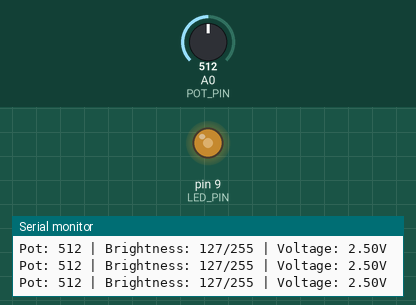
Bench run of a sketch on a simulated Arduino Uno, built with avr-gcc and run on an emulated ATmega328P. Parts: output pins drawn as LEDs (lit = HIGH), the last lines printed to the serial monitor. The test bench sets the inputs (shaded band); at power-on: A0 (POT_PIN) = 512.

Above: at 1.2 s.
1.3 s: A0 (POT_PIN) set to 410
At 2.2 s:
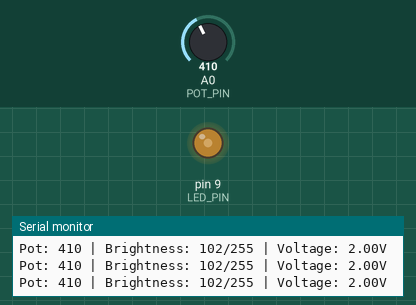
4.3 s: A0 (POT_PIN) set to 387
At 4.6 s:
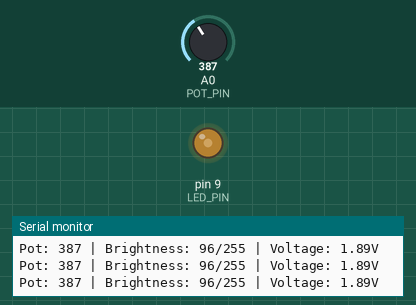
7.3 s: A0 (POT_PIN) set to 122
At 8.2 s:
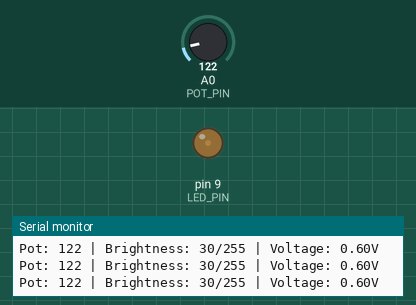
8.8 s: A0 (POT_PIN) set to 0
At 9.8 s:
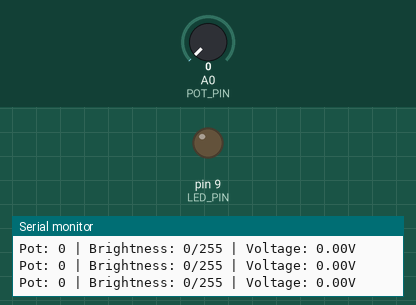
10.3 s: A0 (POT_PIN) set to 38
At 11.5 s:
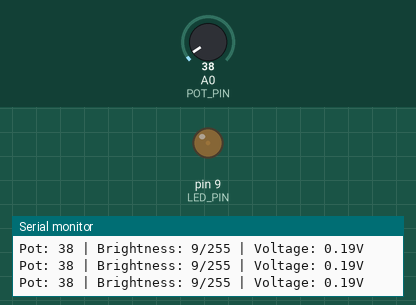
13.3 s: A0 (POT_PIN) set to 44
At 13.7 s:
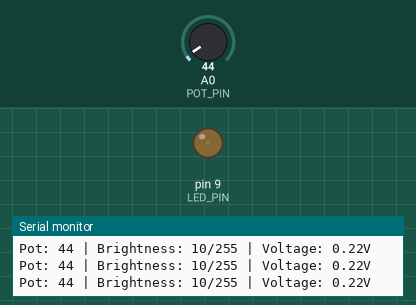
Timing chart, 0 to 16.3 s (numbered marks = the images above; inputs shaded):
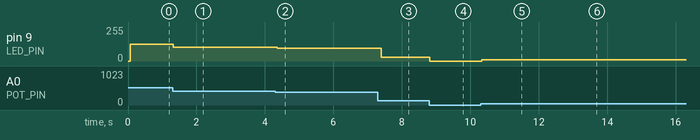

Measured:
- after the input at 1.3 s, pin 9 (LED_PIN): 127/255 → 102/255 at once
- after the input at 4.3 s, pin 9 (LED_PIN): 102/255 → 96/255 after 0.06 s
- after the input at 7.3 s, pin 9 (LED_PIN): 96/255 → 30/255 after 0.10 s
- after the input at 8.8 s, pin 9 (LED_PIN): 30/255 → 0/255 at once
- after the input at 10.3 s, pin 9 (LED_PIN): 0/255 → 9/255 at once
- after the input at 13.3 s, pin 9 (LED_PIN): 9/255 → 10/255 after 0.06 s

The sketch:

sketch.ino
```cpp
/*
 * Potentiometer + PWM LED — Analog I/O
 *
 * Pre-loaded template for the Arduino Virtual Simulator.
 * Connections:
 *   USB Connector → Arduino 5V + GND (power)
 *   Potentiometer VCC → Arduino 5V
 *   Potentiometer Wiper → Arduino A0
 *   Potentiometer GND → Arduino GND
 *   Arduino D9 (PWM) → 220Ω Resistor → RGB LED Red pin
 *   RGB LED GND → Arduino GND
 *
 * Prueba: Gira el potenciómetro y el brillo del LED cambia.
 * Mira el Serial Monitor para ver los valores exactos.
 * Desconecta el USB → todo muere.
 */

const int POT_PIN = A0;
const int LED_PIN = 9;

int potValue = 0;
int brightness = 0;

void setup() {
  pinMode(LED_PIN, OUTPUT);
  Serial.begin(9600);
  Serial.println("=== Potentiometer + PWM LED Template ===");
  Serial.println("Gira la perilla para cambiar el brillo!");
  Serial.println("Pin A0 = analogRead | Pin D9 = PWM output");
}

void loop() {
  potValue = analogRead(POT_PIN);       // 0 - 1023
  brightness = map(potValue, 0, 1023, 0, 255);

  analogWrite(LED_PIN, brightness);

  Serial.print("Pot: ");
  Serial.print(potValue);
  Serial.print(" | Brightness: ");
  Serial.print(brightness);
  Serial.print("/255");
  Serial.print(" | Voltage: ");
  Serial.print(potValue * 5.0 / 1023.0, 2);
  Serial.println("V");

  delay(100);
}
```
